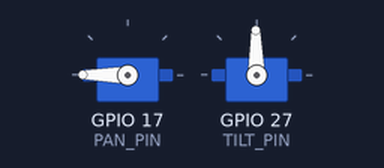
Simulated run of this program. Board: Raspberry Pi (BCM pin numbers). Parts: 2 × servo. Servo angles are drawn from the pulse width (0.5 ms = 0°, 2.5 ms = 180°); the clock reads 2024-03-15 10:24:30 at power-on unless the program sets it; what the program prints to the terminal is not drawn.

Above: at 0.05 s.
At 3.85 s:
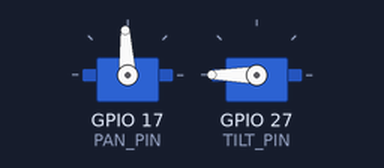
At 7.65 s:
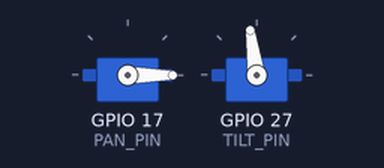
At 15.35 s:
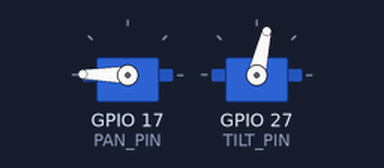
Timing chart, 0 to 20.4 s (numbered marks = the images above):
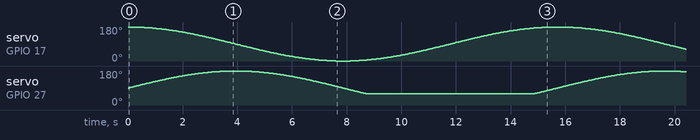

The program:

servo-orbit-max.py
```python
import pigpio
import time
import math

pi = pigpio.pi()

PAN_PIN = 17
TILT_PIN = 27

# --- Settings ---
PAN_CENTER = 1500   # จุดกึ่งกลาง Pan
TILT_CENTER = 1500  # จุดกึ่งกลาง Tilt
TILT_MIN_SAFE = 1160  # จุดต่ำสุดที่ปลอดภัย (เหนือหัวน็อต) ห้ามต่ำกว่านี้
PAN_AMPLITUDE = 1000
TILT_AMPLITUDE = 1000

if not pi.connected:
    print("กรุณารัน sudo pigpiod")
    exit()


def orbit_slow_motion(duration_sec=60):
    # ปรับตัวคูณตรงนี้: 0.3 คือช้ามาก, 0.5 คือปานกลาง, 1.0 คือเร็ว
    speed_factor = 0.4

    print(f"เริ่มการทดสอบ Orbit แบบช้าๆ (Speed: {speed_factor})")
    start_time = time.time()

    try:
        while (time.time() - start_time) < duration_sec:
            # คำนวณค่า t โดยใช้ speed_factor ควบคุมความเร็ว
            t = (time.time() - start_time) * speed_factor

            pan_val = PAN_CENTER + (math.cos(t) * PAN_AMPLITUDE)
            tilt_val = TILT_CENTER + (math.sin(t) * TILT_AMPLITUDE)

            # Safety Limits
            pan_val = max(500, min(2500, pan_val))
            tilt_val = max(TILT_MIN_SAFE, min(2500, tilt_val))

            pi.set_servo_pulsewidth(PAN_PIN, int(pan_val))
            pi.set_servo_pulsewidth(TILT_PIN, int(tilt_val))

            # หน่วงเวลาสั้นๆ เพื่อให้การเคลื่อนที่ดูสมูท (50 เฟรมต่อวินาที)
            time.sleep(0.02)

    except KeyboardInterrupt:
        pass

    # กลับจุดกลาง
    pi.set_servo_pulsewidth(PAN_PIN, PAN_CENTER)
    pi.set_servo_pulsewidth(TILT_PIN, TILT_CENTER)
    time.sleep(1)


if __name__ == "__main__":
    try:
        orbit_slow_motion(60)  # ทดสอบนาน 1 นาที
    finally:
        pi.set_servo_pulsewidth(PAN_PIN, 0)
        pi.set_servo_pulsewidth(TILT_PIN, 0)
        pi.stop()
```
